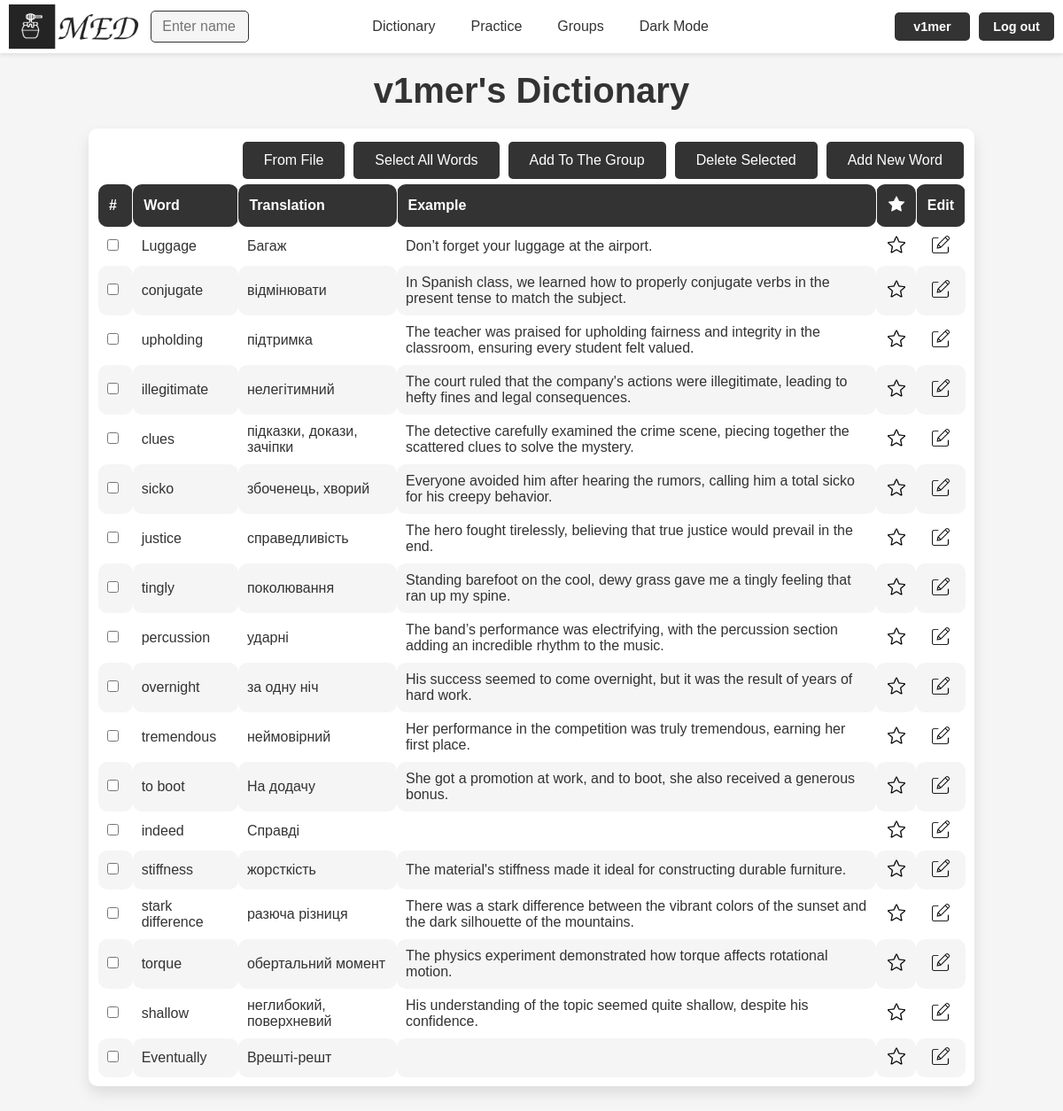
The app's page /words/v1mer (signed in) with its own data.
### med/models.py (models this page shows, shortened)
class Word(models.Model):
    TYPE_CHOICES = [
        ('noun', 'Noun'),
        ('verb', 'Verb'),
        ('adjective', 'Adjective'),
        ('adverb', 'Adverb'),
        ('pronoun', 'Pronoun'),
        ('phrasal verb', 'Phrasal verb'),
        ('other', 'Other')
    ]
    word = models.CharField(max_length=100)
    translation = models.CharField(max_length=100)
    example = models.TextField(blank=True)
    time_create = models.DateTimeField(auto_now_add=True)
    time_update = models.DateTimeField(auto_now=True)
    user = models.ForeignKey(User, on_delete=models.CASCADE)
    is_favourite = models.BooleanField(default=False)
    word_type = models.CharField(max_length=20, choices=TYPE_CHOICES, default='other')
    class Meta:
        ordering = ['-time_create', 'word']
        indexes = [
            models.Index(fields=['-time_create'])
        ]

### med/views.py (the view)
# urls.py: path('words/<slug:user_name>', views.WordListView.as_view(), name='words'),
@method_decorator(login_required, name='dispatch')
class WordListView(ListView):
    model = Word
    template_name = 'med/words.html'
    context_object_name = 'words'
    paginate_by = 25
    def get_queryset(self):
        user_name = self.kwargs['user_name']
        user = get_object_or_404(User, username=user_name)
        self.is_my_dict = user == self.request.user
        return Word.objects.filter(user=user)
    def get_context_data(self, **kwargs):
        context = super().get_context_data(**kwargs)
        user = get_object_or_404(User, username=self.kwargs['user_name'])
        request_user = self.request.user
        friends = User.objects.filter(
            Q(friendship_requests_sent__receiver=user, friendship_requests_sent__status='accepted') |
            Q(friendship_requests_received__sender=user, friendship_requests_received__status='accepted')
        ).distinct()
        is_friends = request_user in friends
        context.update({
            'user_name': self.kwargs['user_name'],
            'user': user,
            'title': f"{self.kwargs['user_name']}'s Dictionary",
            'is_my_dict': getattr(self, 'is_my_dict', False),
            'is_dict': True,
            'logged_user': request_user,
            'access': UserProfile.objects.get(user=user).access_dictionary,
            'is_friends': is_friends,
        })
        return context

### med/templates/med/words.html (shortened to what this page needs)
{% extends 'base.html' %}
{% load static %}
{% block content %}
<h1>{{title}}</h1>
<div class="word_table_container">
    {% if is_my_dict %}
    <div class="buttons">
        <a href="{% url 'upload_file' %}">From File</a>
        <a href="#" onclick="selectAllWords(); return false;">Select All Words</a>
        <a href="#" onclick="addWordsToGroup(); return false;">Add To The Group</a>
        <a href="#" onclick="deleteSelectedWords(); return false;">Delete Selected</a>
        <a href="{% url 'addword' %}">Add New Word</a>
    </div>
    {% endif %}
    {% if words %}
    <table class="word_table">
        {% if is_my_dict or access == 'every' or access == 'friends' and is_friends %}
        <thead>
            <tr>
                {% if is_my_dict %}
                <th class="checboxes">#</th>
                {% endif %}
                <th>Word</th>
                <th>Translation</th>
                <th>Example</th>
                {% if is_my_dict %}
                <th class="edit"><img class="th_f" src="{% static 'med/img/base/f_dark.png' %}" alt="Favourite_img"></th>
                <th class="edit">Edit</th>
                {% endif %}
            </tr>
        </thead>
        <tbody>
            {% for word in words %}
                <tr>
                    {% if is_my_dict %}
                    <td><input type="checkbox" name="word_checkbox" value="{{ word.id }}"></td>
                    {% endif %}
                    <td>{{ word.word }}</td>
                    <td>{{ word.translation }}</td>
                    <td>{{ word.example }}</td>
                    {% if is_my_dict %}
                        {% if word.is_favourite %}
                        <td class="img_td"><a href="{% url 'make_favourite' word.id %}"><img class="f_img" src="{% static 'med/img/base/f_light.png' %}" data-light-src="{% static 'med/img/base/f_light.png' %}" data-dark-src="{% static 'med/img/base/f_dark.png' %}" alt="Favourite img"></a></td>
                        {% else %}
                        <td class="img_td"><a href="{% url 'make_favourite' word.id %}"><img class="f_img" src="{% static 'med/img/base/no_f_light.png' %}" data-light-src="{% static 'med/img/base/no_f_light.png' %}" data-dark-src="{% static 'med/img/base/no_f_dark.png' %}" alt="Not Favourite img"></a></td>
                        {% endif %}
                        <td class="img_td"><a href="{% url 'edit_word' word.id %}"><img class="edit_img" src="{% static 'med/img/features/edit_light.png' %}" data-light-src="{% static 'med/img/features/edit_light.png' %}" data-dark-src="{% static 'med/img/features/edit_dark.png' %}" alt="Edit img"></a></td>
                    {% endif %}
                </tr>
            {% endfor %}
        </tbody>
        {% else %}
        <p> </p>
        <p><b>{{ user_name }} has a private dictionary</b></p>
        {% endif %}
    {% else %}
    <p> </p>
    <p><b>There are no words yet</b></p>
    {% endif %}
    </table>
</div>
{% endblock %}

### templates/base.html (shortened to what this page needs)
{% load static %}
<!DOCTYPE html>
<html lang="en">
<head>
    <link rel="stylesheet" type="text/css" href="{% static 'med/css/styles.css' %}">
</head>
<body>
<header>
    {% if user.is_authenticated %}
    <div class="logo_container">
        {% if is_profile or is_dict %}
            {% if is_my_profile or is_my_dict %}
                <a href="{% url 'profile' user.username %}">
                    <img id="logo_img" src="{% static 'med/img/base/light_logo.png' %}"
                         data-light-src="{% static 'med/img/base/light_logo.png' %}"
                         data-dark-src="{% static 'med/img/base/dark_logo.png' %}" alt="MED Logo">
                </a>
            {% else %}
                <a href="{% url 'profile' logged_user.username %}">
                    <img id="logo_img" src="{% static 'med/img/base/light_logo.png' %}"
                         data-light-src="{% static 'med/img/base/light_logo.png' %}"
                         data-dark-src="{% static 'med/img/base/dark_logo.png' %}" alt="MED Logo">
                </a>
            {% endif %}
        {% else %}
            <a href="{% url 'profile' user.username %}">
                <img id="logo_img" src="{% static 'med/img/base/light_logo.png' %}"
                     data-light-src="{% static 'med/img/base/light_logo.png' %}"
                     data-dark-src="{% static 'med/img/base/dark_logo.png' %}" alt="MED Logo">
            </a>
        {% endif %}
    </div>
    {% else %}
    <div class="logo_container">
        <a href="{% url 'home' %}"><img id="logo_img" src="{% static 'med/img/base/light_logo.png' %}" data-light-src="{% static 'med/img/base/light_logo.png' %}" data-dark-src="{% static 'med/img/base/dark_logo.png' %}" alt="MED Logo"></a>
    </div>
    {% endif %}
    <nav class="nav-items" id="nav-items">
            {% if user.is_authenticated %}
                <div class="nav-left">
                {% if not is_search %}
                <form method="get" action="{% url 'user_search' %}" class="search-form">
                    <input type="text" name="q" placeholder="Enter name" required class="search-input">
                </form>
                {% endif %}
                </div>
        <div class="nav-center">
                {% if is_my_dict %}
                <a href="{% url 'words' user.username %}">Dictionary</a>
                {% else %}
                <a href="{% url 'words' request.user.username %}">Dictionary</a>
                {% endif %}
                <a href="{% url 'practice' %}">Practice</a>
                <a href="{% url 'groups' %}">Groups</a>
            {% else %}
            <div class="nav-left"></div>
            <div class="nav-center">
                <a href="{% url 'login' %}">Dictionary</a>
                <a href="{% url 'login' %}">Practice</a>
                <a href="{% url 'login' %}">Groups</a>
                {% endif %}
                <a href="#" id="theme-toggle-dark">Dark Mode</a>
            </div>
        {% if request.user.is_authenticated %}
        <div class="buttons">
            {% if is_profile or is_dict %}
                {% if is_my_profile or is_my_dict %}
                <a href="{% url 'profile' user.username %}">{{request.user.username}}</a>
                {% else %}
                <a href="{% url 'profile' logged_user.username %}">{{request.user.username}}</a>
                {% endif %}
            {% else %}
                <a href="{% url 'profile' user.username %}">{{request.user.username}}</a>
            {% endif %}
            <a href="{% url 'logout' %}">Log out</a>
        </div>
        {% else %}
        <div class="buttons">
            <a href="{% url 'login' %}">Log in</a>
            <a href="{% url 'register' %}">Register</a>
        </div>
        {% endif %}
    </nav>
</header>
<div class="container">
    {% block content %}
    {% endblock %}
</div>
</body>
</html>

### med/static/med/css/styles.css (style rules this page uses)
:root { --background-color: #f5f5f5; --text-color: #333; --header-background: #ffffff; --button-background: #333; --button-text-color: #ffffff; --feature-background: #fff; --word-list-background: #fff; --feature-shadow: 0px 8px 16px rgba(0, 0, 0, 0.1); --feature-text-color: #666; --list-text-color: #666; --tab-background: #f9f9f9; --tab-active-background: #ffffff; --tab-hover-background: #e0e0e0; --tab-border-color: #ccc; }
body { font-family: Arial, sans-serif; background-color: var(--background-color); color: var(--text-color); }
a { text-decoration: none; color: var(--text-color); transition: color 0.3s; }
* { margin: 0; padding: 0; box-sizing: border-box; }
header { display: flex; justify-content: space-between; align-items: center; padding-top: 5px; padding-bottom: 5px; padding-left: 10px; padding-right: 10px; background-color: var(--header-background); box-shadow: 0px 2px 5px rgba(0, 0, 0, 0.1); }
header .nav-items { display: flex; align-items: center; width: 100%; justify-content: space-between; }
header .nav-center { display: flex; justify-content: center; align-items: center; width: 100%; gap: 20px; }
header .nav-left { margin-right: 1%; width: 17%; margin-left: 1%; align-items: left; }
header .buttons { display: flex; gap: 5px; align-items: center; margin-top: 0px; }
header #logo_img { height: 50px; cursor: pointer; float:inherit; }
header .logo_container { min-width: 150px; width: 13%; height: 50px; }
header .nav-center a { text-decoration: none; color: var(--nav-link-color); font-size: 1em; font-weight: 500; padding: 5px 10px; transition: color 0.3s, background-color 0.3s; width: auto; }
header .buttons { display: flex; justify-content: flex-end; align-items: center; text-align: center; gap: 10px; margin-left: 0; width: 41%; }
header .buttons a { text-decoration: none; color: var(--button-text-color); background-color: var(--button-background); padding: 8px 16px; border-radius: 5px; font-size: 0.9em; font-weight: bold; transition: background-color 0.3s, transform 0.3s; margin: 0; min-width: 85px; }
.container { max-width: 1200px; margin: 0 auto; text-align: center; padding: 20px 10px; }
.container h1 { font-size: 2.5em; color: var(--text-color); margin-bottom: 15px; }
.buttons a { text-decoration: none; color: var(--button-text-color); background-color: var(--button-background); padding: 12px 24px; margin: 0 5px; border-radius: 5px; font-size: 1em; transition: background-color 0.3s; }
.word_table_container { max-width: 1000px; margin: 20px auto; padding: 10px; background-color: var(--feature-background); border-radius: 10px; box-shadow: var(--feature-shadow); }
.word_table thead th { background-color: var(--button-background); color: var(--button-text-color); padding: 12px; text-align: left; font-weight: bold; border-bottom: 2px solid var(--dark-card-border); }
.word_table tbody td { padding: 10px; border: 1px solid var(--dark-card-border); text-align: left; color: var(--text-color); }
.word_table tbody tr:nth-child(even) { background-color: var(--background-color); }
.word_table th, td { border: 1px solid var(--feature-background); border-radius: 10px; }
.word_table_container .buttons { display: flex; justify-content: flex-end; }
.word_table_container .buttons a { margin: 5px 5px; width: auto; }
.word_table_container .buttons a:last-child { margin: 5px 2px 5px 5px; }
.word_table_container .edit_img, .f_img, .th_f { width: 20px; height: 20px; cursor: pointer; display: inline-block; }
.word_table_container .th_f { cursor: auto; }
.word_table_container .img_td { text-align: center; vertical-align: middle; }
.checboxes { width: 4%; }
.edit { width: 2%; }
.word_table { width: 100%; border-collapse: collapse; font-size: 1em; color: var(--text-color); border: 1px solid var(--dark-card-border); }
.search-form { display: flex; align-items: left; gap: 10px; width: 100%; }
.search-input { flex-grow: 1; width: 100%; min-width: 111px; padding: 8px 12px; border: 1px solid var(--button-background); border-radius: 5px; font-size: 1em; background-color: var(--background-color); color: var(--text-color); transition: border-color 0.3s, box-shadow 0.3s; }
.search-form { display: flex; justify-content: left; gap: 10px; }
.search-input { flex: 1; padding: 8px 12px; border: 1px solid var(--button-background); border-radius: 5px; font-size: 1em; background-color: var(--background-color); color: var(--text-color); }

### records on screen
Word: word "Luggage", translation "Багаж", example "Don’t forget your luggage at the airport.", is_favourite False (drawn)
Word: word "conjugate", translation "відмінювати", example "In Spanish class, we learned how to properly conjugate verbs in the present tense to match the subject.", is_favourite False (drawn)
Word: word "upholding", translation "підтримка", example "The teacher was praised for upholding fairness and integrity in the classroom, ensuring every student felt valued.", is_favourite False (drawn)
Word: word "illegitimate", translation "нелегітимний", example "The court ruled that the company's actions were illegitimate, leading to hefty fines and legal consequences.", is_favourite False (drawn)
Word: word "clues", translation "підказки, докази, зачіпки", example "The detective carefully examined the crime scene, piecing together the scattered clues to solve the mystery.", is_favourite False (drawn)
Word: word "sicko", translation "збоченець, хворий", example "Everyone avoided him after hearing the rumors, calling him a total sicko for his creepy behavior.", is_favourite False (drawn)
Word: word "justice", translation "справедливість", example "The hero fought tirelessly, believing that true justice would prevail in the end.", is_favourite False (drawn)
Word: word "tingly", translation "поколювання", example "Standing barefoot on the cool, dewy grass gave me a tingly feeling that ran up my spine.", is_favourite False (drawn)
Word: word "percussion", translation "ударні", example "The band’s performance was electrifying, with the percussion section adding an incredible rhythm to the music.", is_favourite False (drawn)
Word: word "overnight", translation "за одну ніч", example "His success seemed to come overnight, but it was the result of years of hard work.", is_favourite False (drawn)
Word: word "tremendous", translation "неймовірний", example "Her performance in the competition was truly tremendous, earning her first place.", is_favourite False (drawn)
Word: word "to boot", translation "На додачу", example "She got a promotion at work, and to boot, she also received a generous bonus.", is_favourite False (drawn)
Word: word "indeed", translation "Справді", is_favourite False (drawn)
Word: word "stiffness", translation "жорсткість", example "The material's stiffness made it ideal for constructing durable furniture.", is_favourite False (drawn)
Word: word "stark difference", translation "разюча різниця", example "There was a stark difference between the vibrant colors of the sunset and the dark silhouette of the mountains.", is_favourite False (drawn)
Word: word "torque", translation "обертальний момент", example "The physics experiment demonstrated how torque affects rotational motion.", is_favourite False (drawn)
Word: word "shallow", translation "неглибокий, поверхневий", example "His understanding of the topic seemed quite shallow, despite his confidence.", is_favourite False (drawn)
Word: word "Eventually", translation "Врешті-решт", is_favourite False (drawn)

### other values on screen
{{ request.user.username }} "v1mer"
{{ title }} "v1mer's Dictionary"
